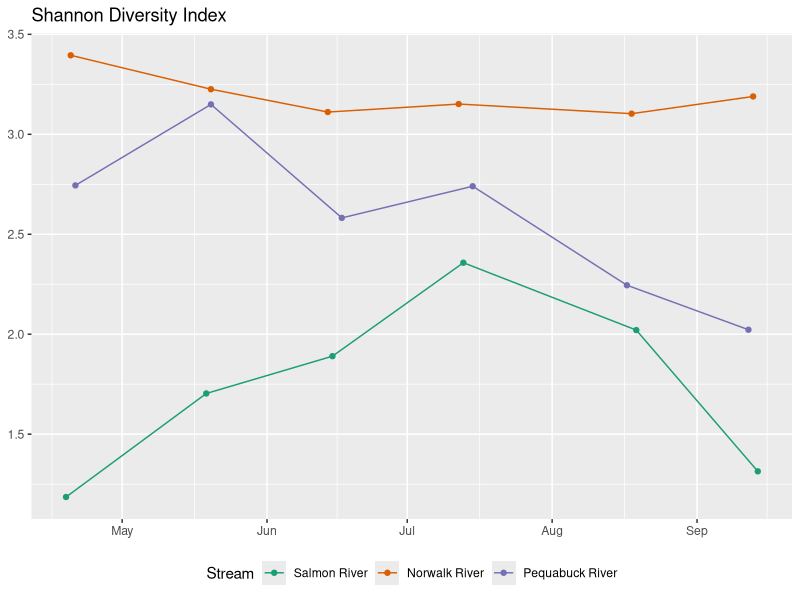
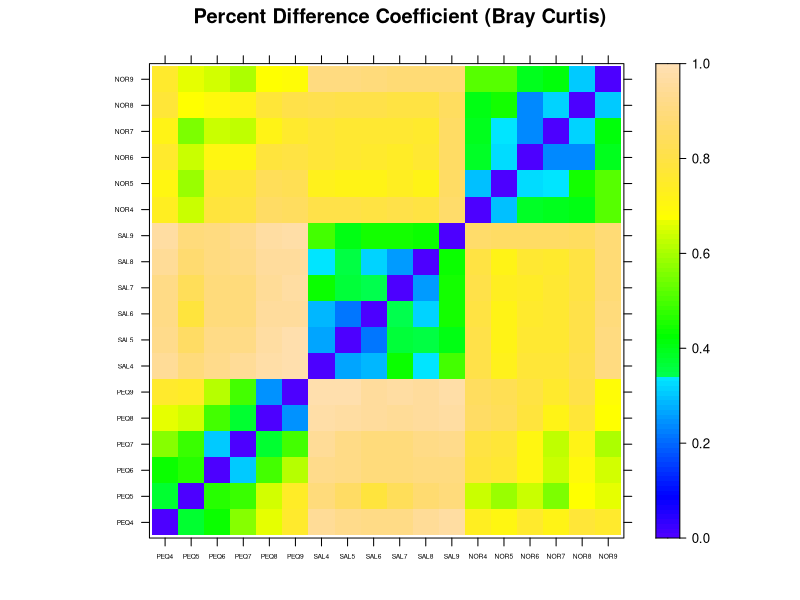

The R script that drew these images, in order: (Note: this script raises an error after producing the figures.)
setwd("/home/mbecker/Documents/GitHub/SeasonalProductivity")

library(vegan)
library(reshape2)
library(dplyr)
library(lattice)
library(ggplot2)
library(lubridate)

SPP<- read.csv("data/SPP.csv",header=TRUE,row.names=1)
SPP[is.na(SPP)] <- 0
sites<- read.csv("data/sites.csv",header=TRUE)
sites$Collect_Date<-paste0(substr(sites$Collect_Date,6,9),"-0",
                          substr(sites$Collect_Date,1,1),"-",
                          substr(sites$Collect_Date,3,4))
#sites$Collect_Date<-as_date(sites$Collect_Date)
sites$month<-as.numeric(substr(sites$SID,4,4))
sites$Collect_Date<-ymd(sites$Collect_Date)
sites$Stream<- factor(sites$Stream,
                        levels=c("Salmon River","Norwalk River","Pequabuck River"))


##########Diversity index###########################
#####################################################
div<-diversity(decostand(SPP,"total"),index='shannon')
div<-as.data.frame(div)
div$SID<-row.names(div)
div<-merge(sites,div,by="SID")

ggplot(div,aes(x=Collect_Date,y=div,colour=Stream,group=Stream))+
  geom_point()+
  geom_line()+
  scale_color_manual(values=c("#1b9e77","#d95f02","#7570b3"))+
  labs(colour="Stream",x=NULL,y=NULL,title="Shannon Diversity Index")+
  theme(legend.position="bottom")

############Mantel Tests By Stream#######################
#########################################################
Stream<-"Salmon River"
distStream<-sites[sites$Stream==Stream,]
distSite<-distStream[c("Temp")]
rownames(distSite)<-distStream$SID
Site.dist<-vegdist(distSite,"euclidean")


SPPStream<-SPP[13:18,] #13:18 - Salmon, 7:12 - Pequabuck, 1:6 - Norwalk
SPPStream<- decostand(SPPStream,"hellinger")#Sqrt of rel abundance
SSPP.dist <- vegdist(SPPStream,"bray")

SPPTime<-mantel(SSPP.dist,Site.dist)
SPPTime


######################################################################
#######Similarity Plots###############################################
#####################################################################

# SPP5<- decostand(SPP,"pa")
# SPP5<- SPP[,colSums(SPP5)<5]
# n<- colnames(SPP5)
# SPP5<- SPP[,n]
# Other<-rowSums(SPP5)
# Oname<-names(Other)
# Other<- melt(as.data.frame(Other))
# row.names(Other)<-Oname
# Other$variable<- NULL
# colnames(Other)<-"Other"

#SPP<-sqrt(SPP)#Transformation when rel abund values
SPP<- decostand(SPP,"total")#rel abundance

SPP.dist <- vegdist(SPP,"bray")
SPP.dist<-as.matrix(SPP.dist)
levelplot(SPP.dist,at=seq(0,1,0.01),
          col.regions=topo.colors(100),scales=list(cex=0.4),
          xlab="",ylab="",main="Percent Difference Coefficient (Bray Curtis)")


####Similarity between sites collected during the same month###########
#######################################################################
SPDist<- melt(as.matrix(SPP.dist),varnames=c("SID","col"))
write.csv(SPDist,"SPBCDist.csv")
SPDist<-merge(sites,SPDist,by="SID")
SPDist$CSID<-substr(SPDist$col,1,3)
SPDist$RSID<-substr(SPDist$SID,1,3)
SPDist$MS1<-as.numeric(substr(SPDist$SID,4,4))
SPDist$MS2<-as.numeric(substr(SPDist$col,4,4))
SPDist<-SPDist[which(SPDist$MS1-SPDist$MS2==0 & SPDist$CSID!=SPDist$RSID),]

site.comb<-SPDist[,10:11]
site.comb<-unique(site.comb[c("RSID","CSID")])
site.comb$mean<- 0

#Calcuated average similarity measure for each combination#
for (i in 1:dim(site.comb)[1]) {
s<- site.comb[i,]
c<-SPDist[which(SPDist$CSID==s$CSID[1] & SPDist$RSID==s$RSID[1]),]
c<-c[which(c$value!=0),]
m<-mean(c$value)
site.comb$mean[i]<-m
}

BTWSiteDist<- SPDist[which(SPDist$RSID=='NOR'&SPDist$CSID=='PEQ'),]
ggplot(BTWSiteDist,aes(x=month,y=((1-value)*100)))+
  geom_point()+
  geom_smooth(method=lm,se=FALSE,colour="black")+
  ylim(0,100)+
  labs(y ="Species similarity (%)", x="Month",
       title="Norwalk vs. Pequabuck")

####Similarity within sites collected over the POR###########
#######################################################################
SPDist<- melt(as.matrix(SPP.dist),varnames=c("SID","col"))
SPDist<-merge(sites,SPDist,by="SID")
SPDist$CSID<-substr(SPDist$col,1,3)
SPDist$RSID<-substr(SPDist$SID,1,3)
SPDist$MS1<-as.numeric(substr(SPDist$SID,4,4))
SPDist$MS2<-as.numeric(substr(SPDist$col,4,4))
SPDist<-SPDist[which(SPDist$MS1-SPDist$MS2!=0 & SPDist$CSID==SPDist$RSID),]
SPDist$MDiff<-abs(SPDist$MS1-SPDist$MS2)
SPDist<-merge(SPDist,sites,by.x=c("col","Station.ID","Stream"),
              by.y=c("SID","Station.ID","Stream"))
colnames(SPDist)[5]<-"SimDate"
colnames(SPDist)[23]<-"Collect_Date"
SPDist$SimDate<-as_date(SPDist$SimDate)
SPDist$Collect_Date<-as_date(SPDist$Collect_Date)
SPDist$DDiff<-abs(SPDist$Collect_Date-SPDist$SimDate)
SPDist$TPDiff<-abs(SPDist$TP.x-SPDist$TP.y)
SPDist$TempDiff<-abs(SPDist$Temp.x-SPDist$Temp.y)

# Spp Similarity Vs Time
Stream<-"Salmon River"
SPDistSite<-SPDist[SPDist$Stream==Stream,]
ggplot(SPDistSite,aes(x=DDiff,y=((1-value)*100)))+
  geom_point()+
  geom_smooth(method=lm,se=FALSE,colour="black")+
  ylim(0,100)+
  labs(y ="Species similarity (%)", x="Temporal distance (days)",
       title=Stream)+
  annotate("text", x=c(40,40), y=c(90,85), 
           label=c("mantel r = 0.9653","p = 0.003"),hjust=0)

ggsave(paste(Stream,".jpg"),width=4,height=4)

# Spp Similarity vs TP Diff
Stream<-"Salmon River"
SPDistSite<-SPDist[SPDist$Stream==Stream,]
ggplot(SPDistSite,aes(x=TPDiff,y=((1-value)*100)))+
  geom_point()+
  geom_smooth(method=lm,se=FALSE,colour="black")+
  ylim(0,100)+
  labs(y ="Species similarity (%)", x="TP (mg/L) distance",
       title=Stream)+
  annotate("text", x=c(0.001,0.001), y=c(90,85), 
           label=c("mantel r = =0.1944","p = 0.7639"),hjust=0)

ggsave(paste(Stream,"SPPTPDiff.jpg"),width=4,height=4)
  


# Spp Similarity vs Temp Diff
Stream<-"Salmon River"
SPDistSite<-SPDist[SPDist$Stream==Stream,]
ggplot(SPDistSite,aes(x=TempDiff,y=((1-value)*100)))+
  geom_point()+
  geom_smooth(method=lm,se=FALSE,colour="black")+
  ylim(0,100)+
  labs(y ="Species similarity (%)", x="Temperature (Degree C) distance",
       title=Stream)+
  annotate("text", x=c(1,1), y=c(90,85), 
           label=c("mantel r = 0.4487","p = 0.057"),hjust=0)

ggsave(paste(Stream,"SPPTempDiff.jpg"),width=4,height=4)


SPDistM<-SPDist[SPDist$MS1==6,]
ggplot(SPDistM,aes(x=MS2,y=((1-value)*100),group=Stream))+
  geom_point(aes(colour=Stream))+
  ylim(0,100)+
  labs(y ="Species Similarity (%)", x="Month")

#######
SPDistM<-SPDist[SPDist$MS1==6,]
ggplot(SPDistM,aes(x=MS2,y=((1-value)*100),group=Stream))+
  geom_point(aes(colour=Stream))+
  ylim(0,100)+
  labs(y ="Species Similarity (%)", x="Month")


#Calcuated average similarity measure for each combination#
site.comb<-SPDist[,6:7]
site.comb<-unique(site.comb[c("RSID","CSID")])
site.comb$mean<- 0

for (i in 1:dim(site.comb)[1]) {
  s<- site.comb[i,]
  c<-SPDist[which(SPDist$CSID==s$CSID[1] & SPDist$RSID==s$RSID[1]),]
  c<-c[which(c$value!=0),]
  m<-mean(c$value)
  site.comb$mean[i]<-m
}

#####Similarity within sites seqential months##############
###########################################################

m<-6
sim <-as.data.frame(matrix(0.0,nrow=15,ncol=1))
mth <-as.data.frame(matrix(0,nrow=15,ncol=1))
site<-as.data.frame(matrix('',nrow=15,ncol=1),stringsAsFactors = F)
SPDist2<-cbind(site,mth,sim)
colnames(SPDist2)<-c('SID_1','SID_2','sim')

k<-1#assuming the matrix is sorted
for(i in 0:2){#number of sites 
  for(j in (i*m+1):(i*m+m-1)){ #one over diagonals
    SPDist2[k,1]<-rownames(SPP.dist)[j]
    SPDist2[k,2]<-colnames(SPP.dist)[j+1]
    SPDist2[k,3]<-SPP.dist[j,j+1]
    k<-k+1
  }
}

SPDist2$month<-substr(SPDist2$SID_1,4,4)
SPDist2$site<-substr(SPDist2$SID_1,1,3)

ggplot(SPDist2,aes(x=month,y=sim,group=site))+
  geom_line(aes(colour=site),linetype=2)+
  ylim(0,1)